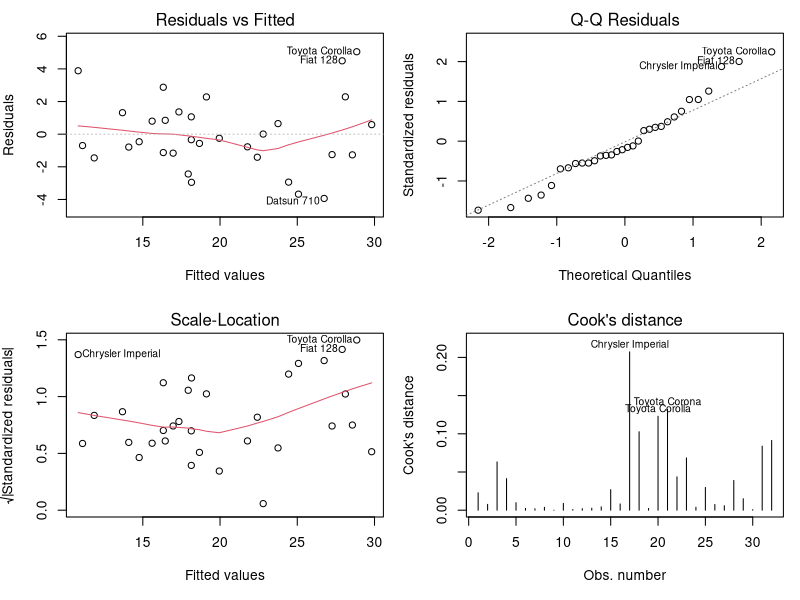
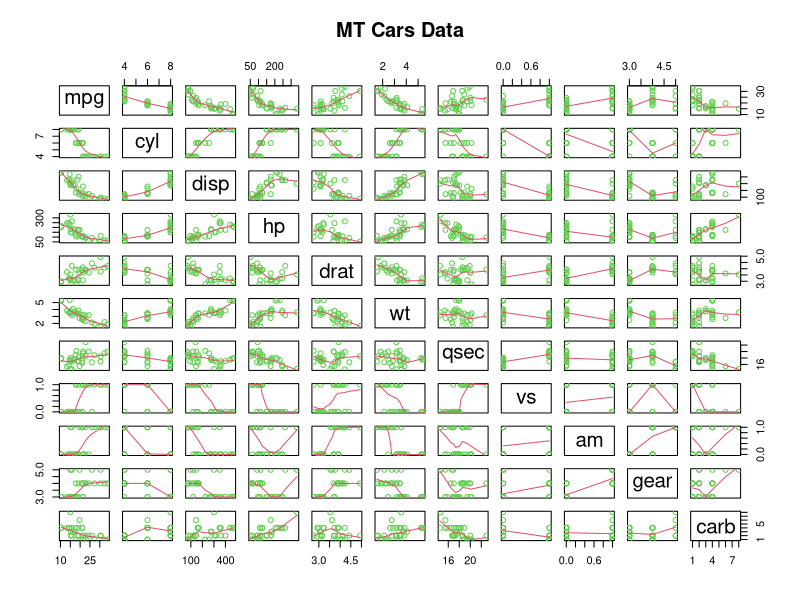
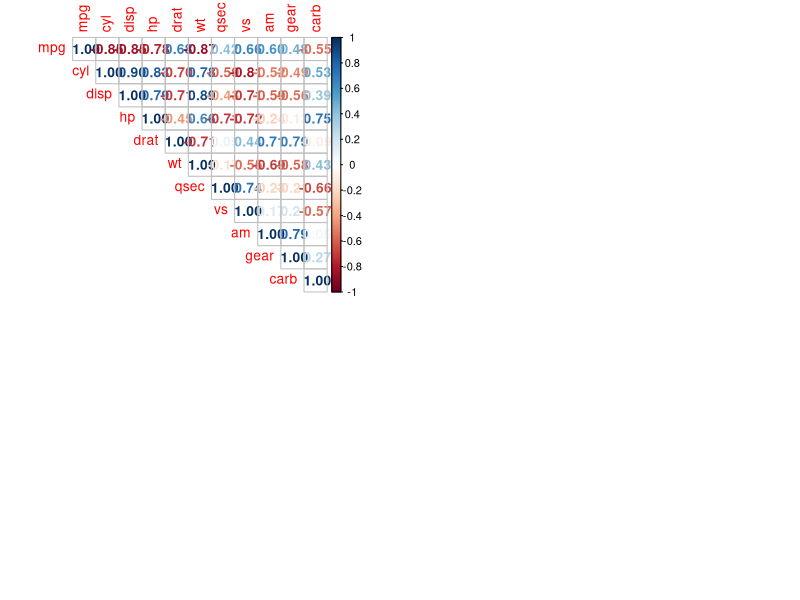

The R script that drew these images, in order:
## ---- chunk 1
ipak <- function(pkg){
      new.pkg <- pkg[!(pkg %in% installed.packages()[, "Package"])]
      if (length(new.pkg)) 
            install.packages(new.pkg, dependencies = TRUE)
      sapply(pkg, require, character.only = TRUE)
}

### Package Usage
packages <- c("plyr", "dplyr", "data.table", "dtplyr", "lubridate", "ggplot2", "scales",
                  "reshape2", "knitr", "R.cache", "stringr", "gtools", "quantreg",
                  "graphics", "corrplot", "broom")
ipak(packages)
## ---- chunk 2
data(mtcars)
mtcars2 <- mtcars
mtcars2$am <- as.factor(mtcars2$am)
mtcars2$cyl <- as.factor(mtcars2$cyl) 
## ---- chunk 3
str(mtcars)
head(mtcars)
## ---- chunk 4
fit1 <- lm(mpg ~ am, data = mtcars2)
coef1 <- round(summary(fit1)$coef, 4)
glance1 <- round(glance(fit1)[1:6], 4)

fit10 <- lm(mpg ~ ., data = mtcars2)
coef10 <- round(summary(fit10)$coef, 4)
glance10 <- round(glance(fit10)[1:6], 4)

bestfit <- step(fit10, direction = "both")
coef.best <- round(summary(bestfit)$coef, 4)
glance.best <- round(glance(bestfit)[1:6], 4)

## Obtained by manually adding / removing variables (using correlations as guide)
fit3 <- lm(mpg ~ am + wt + cyl, data = mtcars2)
coef3 <- round(summary(fit3)$coef, 4)
glance3 <- round(glance(fit3)[1:6], 4)

fit4 <- lm(mpg ~ am + wt + cyl + hp, data = mtcars2)
coef4 <- round(summary(fit4)$coef, 4)
glance4 <- round(glance(fit4)[1:6], 4)
## ---- chunk 5
model <- c("fit1", "fit3", "fit4", "bestfit", "fit10")
model.compare <- rbind(glance1,glance3, glance4, glance.best, glance10)
model.compare <- cbind(model, model.compare)
model.compare
## ---- chunk 6
mpg.anova <- anova(fit1, fit3, fit4)
mpg.anova
## ---- chunk 7
par(mfrow = c(2,2), mar = c(5,4,2,1))
plot(fit4, which = 1:4)
## ---- chunk 8
fit4.dfb <- dfbetas(fit4, parameters = 0, sort = TRUE)   ## ordered based on magnitude
influence.fit4.id <- which(fit4.dfb > (2/(length(mtcars$mpg)^.5))) ##  dfbetas > #2 / sqrt(n)
rbind(influence.fit4.id, fit4.dfb[influence.fit4.id])   ## value relfects a car & fit4 variable combination
## ---- chunk 9
fit4.hat <- hatvalues(fit4)
leverage.fit4.id <- which(fit4.hat > (2*(4+1)/length(mtcars2$mpg))) ##  hatvalue > #2*(k+1)/n
fit4.hat[leverage.fit4.id] 
## ---- chunk 10
summary(influence.measures(fit4))
## ---- chunk 11
pairs(mtcars, panel = panel.smooth, main = "MT Cars Data", col = 3)
## ---- chunk 12
par(mar = c(5,4,2,1))
mtcars.cor <- cor(mtcars)
corrplot(mtcars.cor, method = "number", type = "upper", add = FALSE, 
                  order = "original", is.corr = TRUE)
